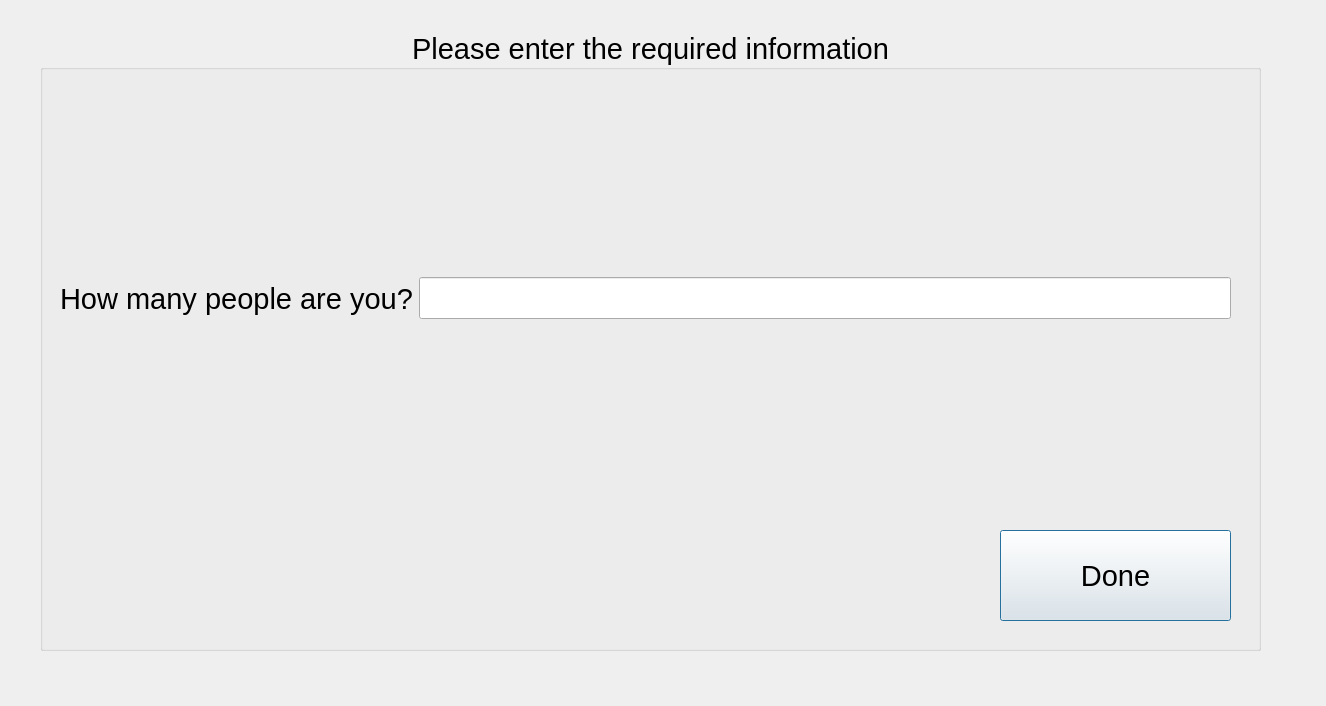
<?xml version="1.0" encoding="UTF-8"?>
<ui version="4.0">
 <class>NO_OF_PPL</class>
 <widget class="QDialog" name="NO_OF_PPL">
  <property name="geometry">
   <rect>
    <x>0</x>
    <y>0</y>
    <width>1326</width>
    <height>706</height>
   </rect>
  </property>
  <property name="windowTitle">
   <string>Dialog</string>
  </property>
  <widget class="QGroupBox" name="groupBox">
   <property name="geometry">
    <rect>
     <x>40</x>
     <y>30</y>
     <width>1221</width>
     <height>621</height>
    </rect>
   </property>
   <property name="font">
    <font>
     <pointsize>22</pointsize>
    </font>
   </property>
   <property name="title">
    <string>Please enter the required information</string>
   </property>
   <property name="alignment">
    <set>Qt::AlignCenter</set>
   </property>
   <widget class="QPushButton" name="Done">
    <property name="geometry">
     <rect>
      <x>960</x>
      <y>500</y>
      <width>231</width>
      <height>91</height>
     </rect>
    </property>
    <property name="text">
     <string>Done</string>
    </property>
   </widget>
   <widget class="QWidget" name="layoutWidget">
    <property name="geometry">
     <rect>
      <x>20</x>
      <y>240</y>
      <width>1171</width>
      <height>57</height>
     </rect>
    </property>
    <layout class="QHBoxLayout" name="horizontalLayout">
     <item>
      <widget class="QLabel" name="label">
       <property name="text">
        <string>How many people are you?</string>
       </property>
      </widget>
     </item>
     <item>
      <widget class="QLineEdit" name="NoPeople"/>
     </item>
    </layout>
   </widget>
  </widget>
 </widget>
 <resources/>
 <connections/>
</ui>
